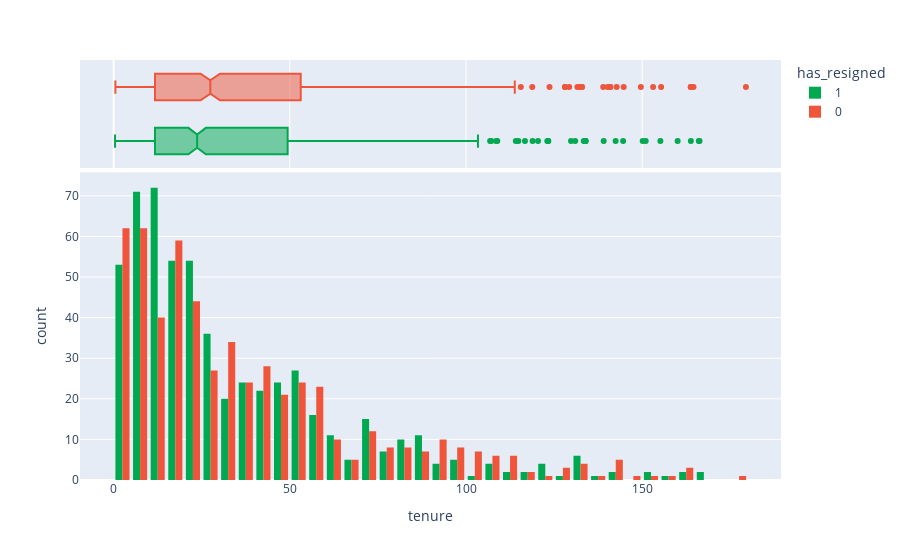

The notebook cell this image was saved under:
### Markdown cell above
##### Checking the featues impact on employee resignation

### Code cell
fig = px.histogram(df, x="tenure", color='has_resigned', marginal='box', barmode='group',color_discrete_sequence=['#00A950', '#EF553B'])
fig.show()

### Figure 1 — Plotly figure (JSON) as saved in the notebook; plotly's stock layout.template omitted (floating-point values rounded to 4 significant figures; data arrays with more than 128 entries replaced by an {"elided": "..."} marker saying what was removed)
{"data": [{"alignmentgroup": "True", "bingroup": "x", "hovertemplate": "has_resigned=1<br>tenure=%{x}<br>count=%{y}<extra></extra>", "legendgroup": "1", "marker": {"color": "#00A950", "pattern": {"shape": ""}}, "name": "1", "offsetgroup": "1", "orientation": "v", "showlegend": true, "type": "histogram", "x": {"elided": "571 float values"}, "xaxis": "x", "yaxis": "y"}, {"alignmentgroup": "True", "hovertemplate": "has_resigned=1<br>tenure=%{x}<extra></extra>", "legendgroup": "1", "marker": {"color": "#00A950"}, "name": "1", "notched": true, "offsetgroup": "1", "showlegend": false, "type": "box", "x": {"elided": "571 float values"}, "xaxis": "x2", "yaxis": "y2"}, {"alignmentgroup": "True", "bingroup": "x", "hovertemplate": "has_resigned=0<br>tenure=%{x}<br>count=%{y}<extra></extra>", "legendgroup": "0", "marker": {"color": "#EF553B", "pattern": {"shape": ""}}, "name": "0", "offsetgroup": "0", "orientation": "v", "showlegend": true, "type": "histogram", "x": {"elided": "558 float values"}, "xaxis": "x", "yaxis": "y"}, {"alignmentgroup": "True", "hovertemplate": "has_resigned=0<br>tenure=%{x}<extra></extra>", "legendgroup": "0", "marker": {"color": "#EF553B"}, "name": "0", "notched": true, "offsetgroup": "0", "showlegend": false, "type": "box", "x": {"elided": "558 float values"}, "xaxis": "x2", "yaxis": "y2"}], "layout": {"barmode": "group", "legend": {"title": {"text": "has_resigned"}, "tracegroupgap": 0}, "margin": {"t": 60}, "xaxis": {"anchor": "y", "domain": [0, 1], "title": {"text": "tenure"}}, "xaxis2": {"anchor": "y2", "domain": [0, 1], "matches": "x", "showgrid": true, "showticklabels": false}, "yaxis": {"anchor": "x", "domain": [0, 0.7326], "title": {"text": "count"}}, "yaxis2": {"anchor": "x2", "domain": [0.7426, 1], "matches": "y2", "showgrid": false, "showline": false, "showticklabels": false, "ticks": ""}}}
